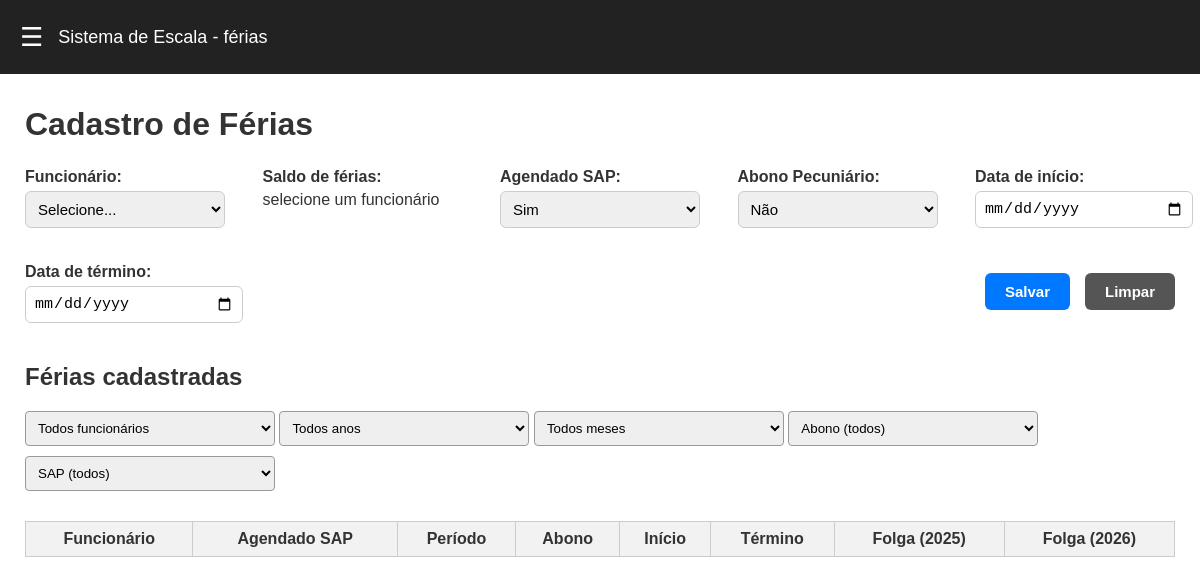
/, run on an earlier commit of the app's database.
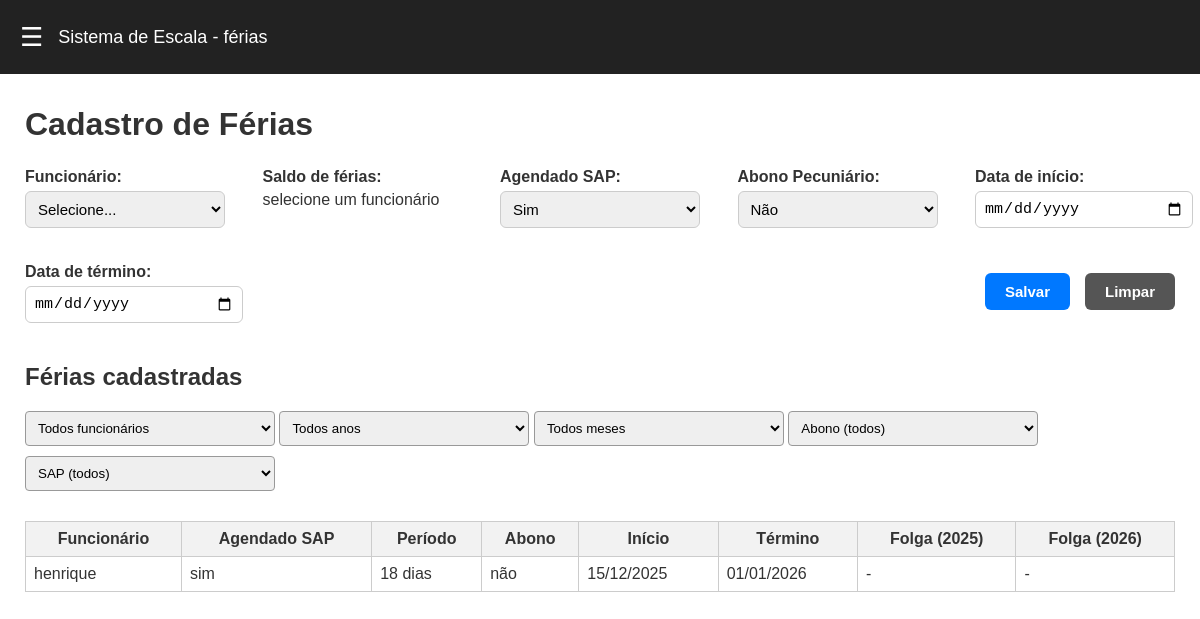
And on a later commit of the database.
### tables this page shows
CREATE TABLE ferias (
            id INTEGER PRIMARY KEY AUTOINCREMENT,
            funcionario_id INTEGER NOT NULL,
            agendado_sap TEXT CHECK(agendado_sap IN ('sim', 'não')) DEFAULT 'não',
            periodo_dias INTEGER NOT NULL,
            abono_peculiario TEXT CHECK(abono_peculiario IN ('sim', 'não')) DEFAULT 'não',
            data_inicio TEXT NOT NULL,
            data_fim TEXT NOT NULL,
            folga_assiduidade_ano_anterior TEXT,
            folga_assiduidade_ano TEXT,
            cor TEXT,
            FOREIGN KEY (funcionario_id) REFERENCES funcionarios(id)
        );

CREATE TABLE funcionarios (
            id INTEGER PRIMARY KEY AUTOINCREMENT,
            nome TEXT NOT NULL
        );

### routes/ferias_routes.py (the view)
@ferias_bp.route("/")
def pagina_inicial():
    ano_atual = datetime.now().year
    ano_proximo = ano_atual + 1
    funcionarios = listar_funcionarios()
    ferias = listar_ferias(ano_atual, ano_proximo)
    funcionarios_saldo = []
    for f in funcionarios:
        saldo = 30 - total_dias_ferias(f[0])
        funcionarios_saldo.append((f[0], f[1], saldo))
    return render_template(
        "index.html",
        funcionarios=funcionarios_saldo,
        ferias=ferias,
        ano_atual=ano_atual,
        ano_proximo=ano_proximo
    )

### database.py (called while the page is built)
def get_connection():
    return sqlite3.connect(DB_NAME)

### services/ferias_service.py (called while the page is built)
def formatar_data(data_str):
    if not data_str:
        return None
    ano, mes, dia = data_str.split("-")
    return f"{dia}/{mes}/{ano}"

def total_dias_ferias(funcionario_id):
    conn = get_connection()
    cursor = conn.cursor()
    cursor.execute("""
        SELECT SUM(periodo_dias)
        FROM ferias
        WHERE funcionario_id = ?
    """, (funcionario_id,))
    total = cursor.fetchone()[0]
    conn.close()
    return total or 0

### services/funcionario_service.py (called while the page is built)
def listar_funcionarios():
    conn = get_connection()
    cursor = conn.cursor()
    cursor.execute("SELECT id, nome FROM funcionarios ORDER BY nome;")
    dados = cursor.fetchall()
    conn.close()
    return dados

### templates/index.html (shortened to what this page needs)
{% extends "base.html" %}
{% block content %}
<h1>Cadastro de Férias</h1>
<form action="/adicionar-ferias" method="POST" class="form-section" id="formFerias">
    <div class="form-group">
        <label>Funcionário:</label>
        <select name="funcionario_id" id="funcionario_id" required  onchange="atualizarSaldo()">
            <option value="">Selecione...</option>
        </select>
    </div>
    <div class="form-group">
        <label id="label_saldo">Saldo de férias:</label>
        <span id="span_saldo">selecione um funcionário</span>
    </div>
    <div class="form-group">
        <label>Agendado SAP:</label>
        <select name="agendado_sap" id="agendado_sap">
            <option value="sim">Sim</option>
        </select>
    </div>
    <div class="form-group">
        <label>Abono Pecuniário:</label>
        <select name="abono_peculiario" id="abono_peculiario">
            <option value="não" selected>Não</option>
        </select>
    </div>
    <div class="form-group">
        <label>Data de início:</label>
        <input type="date" name="inicio" id="inicio" required>
    </div>
    <div class="form-group">
        <label>Data de término:</label>
        <input type="date" name="fim" id="fim" required>
    </div>
    <div class="form-buttons">
        <button type="submit" id="btnSubmit" class="btn">Salvar</button>
        <button type="button" class="btn-secondary" onclick="limparFormulario()">Limpar</button>
    </div>
</form>
<h2>Férias cadastradas</h2>
<div class="filters">
    <select id="filtro_funcionario">
        <option value="">Todos funcionários</option>
    </select>
    <select id="filtro_ano">
        <option value="">Todos anos</option>
    </select>
    <select id="filtro_mes">
        <option value="">Todos meses</option>
    </select>
    <select id="filtro_abono">
        <option value="">Abono (todos)</option>
    </select>
    <select id="filtro_sap">
        <option value="">SAP (todos)</option>
    </select>
</div>
<table class="table">
    <thead>
        <tr>
            <th>Funcionário</th>
            <th>Agendado SAP</th>
            <th>Período</th>
            <th>Abono</th>
            <th>Início</th>
            <th>Término</th>
            <th>Folga ({{ ano_atual }})</th>
            <th>Folga ({{ ano_proximo }})</th>
        </tr>
    </thead>
    <tbody>
    {% for f in ferias %}
    <tr class="clickable-row"
        onclick="carregarFerias(
            '{{ f[0] }}','{{ f[1] }}','{{ f[3] }}','{{ f[4] }}','{{ f[5] }}',
            '{{ f[10] }}','{{ f[11] }}','{{ f[12] }}','{{ f[13] }}'
        )">
        <td>{{ f[2] }}</td>
        <td>{{ f[3] }}</td>
        <td>{{ f[4] }} dias</td>
        <td>{{ f[5] }}</td>
        <td>{{ f[6] }}</td>
        <td>{{ f[7] }}</td>
        <td>{{ f[8] or '-' }}</td>
        <td>{{ f[9] or '-' }}</td>
    </tr>
    {% endfor %}
    </tbody>
</table>
{% endblock %}

What changed in the data, as far as the page shows it:
added ferias: nome "henrique", agendado_sap "sim", periodo_dias "18", abono_peculiario "não", data_inicio "15/12/2025", data_fim "01/01/2026", f "-"
